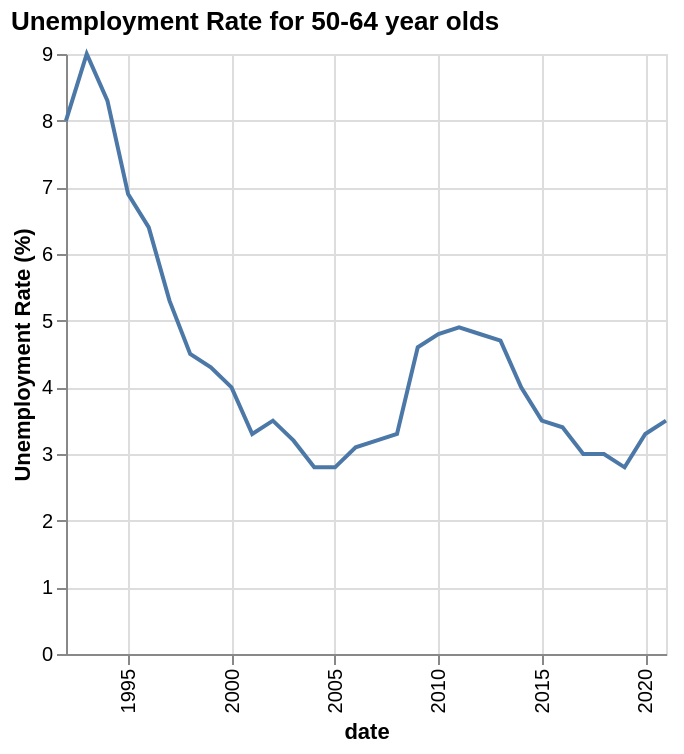

Write a Vega-Lite specification for this figure.
### Vega-Lite specification from a JSON file in a GitHub repository (floating-point values rounded to 4 significant figures)
{"$schema": "https://vega.github.io/schema/vega-lite/v5.json", "title": {"text": "Unemployment Rate for 50-64 year olds", "subtitleFontStyle": "italic", "subtitleFontSize": 10, "anchor": "start", "color": "black"}, "description": "A simple bar chart with embedded data.", "data": {"values": [{"date": "1992", "label": "1992", "month": "", "quarter": "", "sourceDataset": "LMS", "updateDate": "2015-10-13T23:00:00.000Z", "value": "8.0", "year": "1992"}, {"date": "1993", "label": "1993", "month": "", "quarter": "", "sourceDataset": "LMS", "updateDate": "2015-10-13T23:00:00.000Z", "value": "9.0", "year": "1993"}, {"date": "1994", "label": "1994", "month": "", "quarter": "", "sourceDataset": "LMS", "updateDate": "2015-10-13T23:00:00.000Z", "value": "8.3", "year": "1994"}, {"date": "1995", "label": "1995", "month": "", "quarter": "", "sourceDataset": "LMS", "updateDate": "2015-10-13T23:00:00.000Z", "value": "6.9", "year": "1995"}, {"date": "1996", "label": "1996", "month": "", "quarter": "", "sourceDataset": "LMS", "updateDate": "2015-10-13T23:00:00.000Z", "value": "6.4", "year": "1996"}, {"date": "1997", "label": "1997", "month": "", "quarter": "", "sourceDataset": "LMS", "updateDate": "2015-10-13T23:00:00.000Z", "value": "5.3", "year": "1997"}, {"date": "1998", "label": "1998", "month": "", "quarter": "", "sourceDataset": "LMS", "updateDate": "2015-10-13T23:00:00.000Z", "value": "4.5", "year": "1998"}, {"date": "1999", "label": "1999", "month": "", "quarter": "", "sourceDataset": "LMS", "updateDate": "2015-10-13T23:00:00.000Z", "value": "4.3", "year": "1999"}, {"date": "2000", "label": "2000", "month": "", "quarter": "", "sourceDataset": "LMS", "updateDate": "2015-10-13T23:00:00.000Z", "value": "4.0", "year": "2000"}, {"date": "2001", "label": "2001", "month": "", "quarter": "", "sourceDataset": "LMS", "updateDate": "2015-10-13T23:00:00.000Z", "value": "3.3", "year": "2001"}, {"date": "2002", "label": "2002", "month": "", "quarter": "", "sourceDataset": "LMS", "updateDate": "2015-10-13T23:00:00.000Z", "value": "3.5", "year": "2002"}, {"date": "2003", "label": "2003", "month": "", "quarter": "", "sourceDataset": "LMS", "updateDate": "2015-10-13T23:00:00.000Z", "value": "3.2", "year": "2003"}, {"date": "2004", "label": "2004", "month": "", "quarter": "", "sourceDataset": "LMS", "updateDate": "2015-10-13T23:00:00.000Z", "value": "2.8", "year": "2004"}, {"date": "2005", "label": "2005", "month": "", "quarter": "", "sourceDataset": "LMS", "updateDate": "2015-10-13T23:00:00.000Z", "value": "2.8", "year": "2005"}, {"date": "2006", "label": "2006", "month": "", "quarter": "", "sourceDataset": "LMS", "updateDate": "2015-10-13T23:00:00.000Z", "value": "3.1", "year": "2006"}, {"date": "2007", "label": "2007", "month": "", "quarter": "", "sourceDataset": "LMS", "updateDate": "2015-10-13T23:00:00.000Z", "value": "3.2", "year": "2007"}, {"date": "2008", "label": "2008", "month": "", "quarter": "", "sourceDataset": "LMS", "updateDate": "2015-10-13T23:00:00.000Z", "value": "3.3", "year": "2008"}, {"date": "2009", "label": "2009", "month": "", "quarter": "", "sourceDataset": "LMS", "updateDate": "2015-10-13T23:00:00.000Z", "value": "4.6", "year": "2009"}, {"date": "2010", "label": "2010", "month": "", "quarter": "", "sourceDataset": "LMS", "updateDate": "2015-10-13T23:00:00.000Z", "value": "4.8", "year": "2010"}, {"date": "2011", "label": "2011", "month": "", "quarter": "", "sourceDataset": "LMS", "updateDate": "2019-02-19T00:00:00.000Z", "value": "4.9", "year": "2011"}, {"date": "2012", "label": "2012", "month": "", "quarter": "", "sourceDataset": "LMS", "updateDate": "2015-10-13T23:00:00.000Z", "value": "4.8", "year": "2012"}, {"date": "2013", "label": "2013", "month": "", "quarter": "", "sourceDataset": "LMS", "updateDate": "2019-02-19T00:00:00.000Z", "value": "4.7", "year": "2013"}, {"date": "2014", "label": "2014", "month": "", "quarter": "", "sourceDataset": "LMS", "updateDate": "2015-10-13T23:00:00.000Z", "value": "4.0", "year": "2014"}, {"date": "2015", "label": "2015", "month": "", "quarter": "", "sourceDataset": "LMS", "updateDate": "2016-03-16T09:30:00.000Z", "value": "3.5", "year": "2015"}, {"date": "2016", "label": "2016", "month": "", "quarter": "", "sourceDataset": "LMS", "updateDate": "2017-02-15T00:00:00.000Z", "value": "3.4", "year": "2016"}, {"date": "2017", "label": "2017", "month": "", "quarter": "", "sourceDataset": "LMS", "updateDate": "2019-02-19T00:00:00.000Z", "value": "3.0", "year": "2017"}, {"date": "2018", "label": "2018", "month": "", "quarter": "", "sourceDataset": "LMS", "updateDate": "2019-02-19T00:00:00.000Z", "value": "3.0", "year": "2018"}, {"date": "2019", "label": "2019", "month": "", "quarter": "", "sourceDataset": "LMS", "updateDate": "2020-02-18T00:00:00.000Z", "value": "2.8", "year": "2019"}, {"date": "2020", "label": "2020", "month": "", "quarter": "", "sourceDataset": "LMS", "updateDate": "2021-02-23T00:00:00.000Z", "value": "3.3", "year": "2020"}, {"date": "2021", "label": "2021", "month": "", "quarter": "", "sourceDataset": "LMS", "updateDate": "2022-02-15T00:00:00.000Z", "value": "3.5", "year": "2021"}]}, "mark": "line", "encoding": {"x": {"field": "date", "type": "temporal", "axis": {"labelAngle": -90}}, "y": {"field": "value", "type": "quantitative", "title": "Unemployment Rate (%)"}}}
